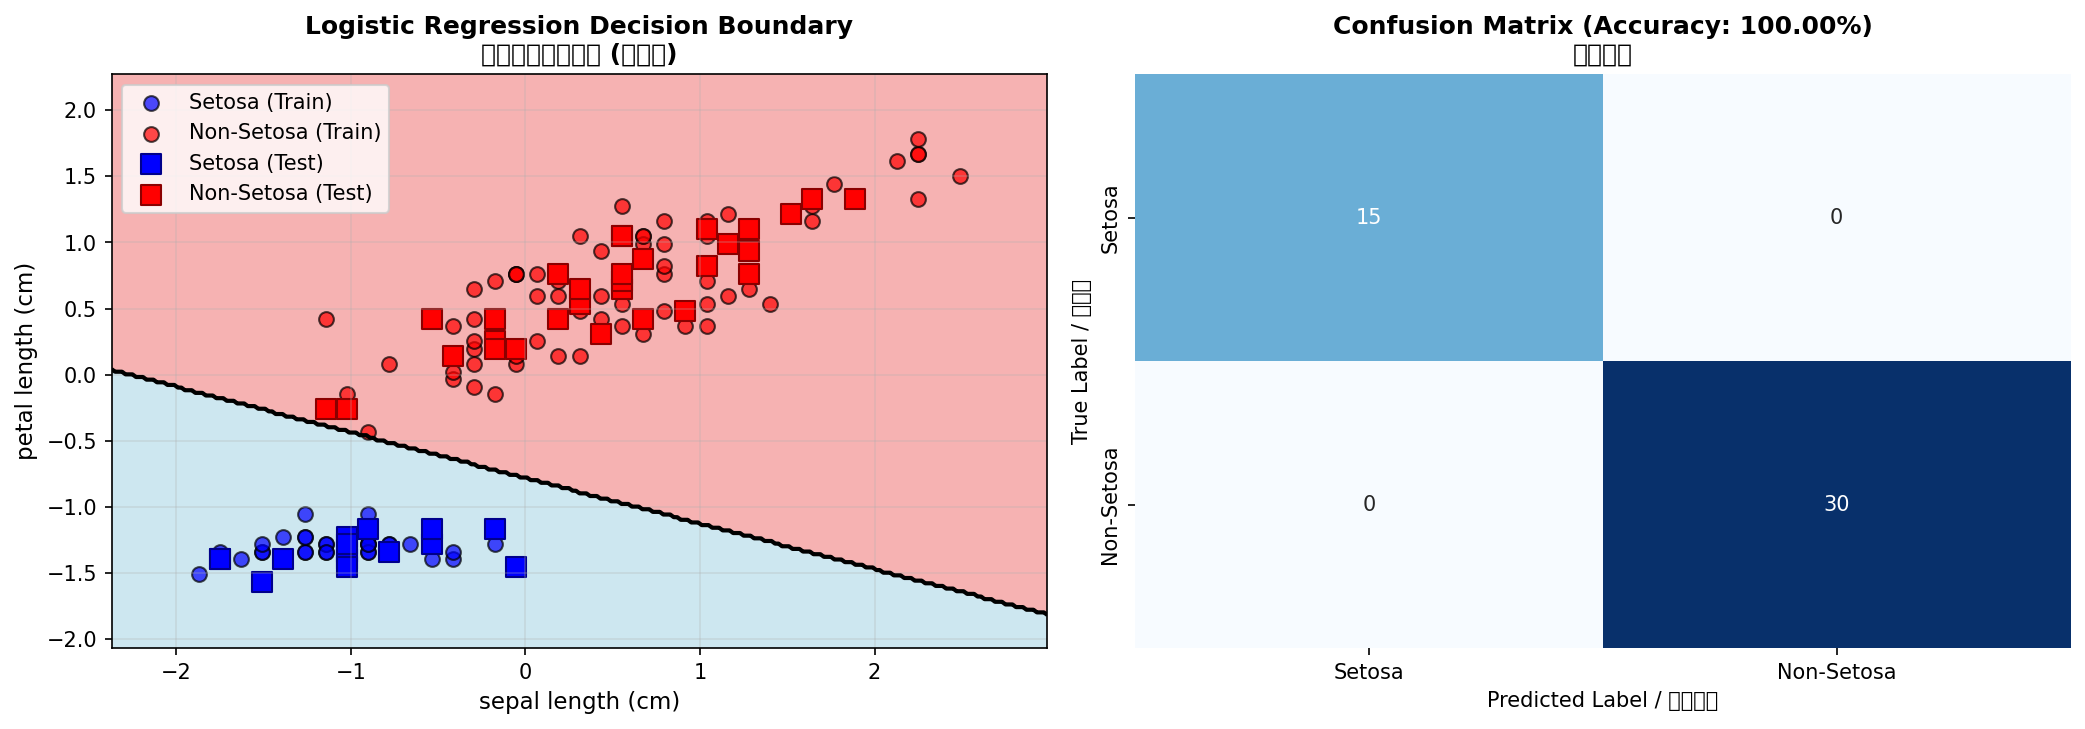

This figure's Python source:
"""
鸢尾花（Iris）数据集 - 二分类示例
===========================================
目标：区分 Setosa 和非 Setosa（二分类）
使用：逻辑回归（区分性模型）

区分性模型特点：
  - 直接学习决策边界 P(y|x)
  - 不需要对数据分布做假设
  - 专注分类边界的区分能力
"""

import numpy as np
import pandas as pd
import matplotlib.pyplot as plt
from sklearn.datasets import load_iris
from sklearn.model_selection import train_test_split
from sklearn.preprocessing import StandardScaler
from sklearn.linear_model import LogisticRegression
from sklearn.metrics import accuracy_score, confusion_matrix, classification_report
import seaborn as sns

# 设置中文字体
plt.rcParams['font.sans-serif'] = ['SimHei', 'DejaVu Sans']  # 使用黑体或默认字体
plt.rcParams['axes.unicode_minus'] = False  # 解决负号显示问题

# ==================== 1. 数据加载与准备 ====================
print("=" * 60)
print("鸢尾花二分类：区分 Setosa vs 非 Setosa")
print("=" * 60)

# 加载数据
iris = load_iris()
X = iris.data  # 特征：(150, 4)
y = iris.target  # 标签：0=Setosa, 1=Versicolor, 2=Virginica

# 转成二分类：Setosa(0) vs 非Setosa(1)
y_binary = (y != 0).astype(int)

print(f"\n原始数据shape: {X.shape}")
print(f"类别分布: {np.bincount(y_binary)}")
print(f"  - Setosa (0): {np.sum(y_binary == 0)}")
print(f"  - 非Setosa (1): {np.sum(y_binary == 1)}")

# ==================== 2. 特征选择与可视化 ====================
# 使用2个特征便于可视化：花萼长度(Sepal Length) 和 花瓣长度(Petal Length)
feature_indices = [0, 2]  # Sepal Length, Petal Length
X_2d = X[:, feature_indices]

print(f"\n选择特征：{iris.feature_names[feature_indices[0]]} 和 {iris.feature_names[feature_indices[1]]}")

# ==================== 3. 数据标准化 ====================
scaler = StandardScaler()
X_2d_scaled = scaler.fit_transform(X_2d)

# ==================== 4. 数据划分 ====================
X_train, X_test, y_train, y_test = train_test_split(
    X_2d_scaled, y_binary, test_size=0.3, random_state=42, stratify=y_binary
)

print(f"\n训练集大小: {X_train.shape[0]}")
print(f"测试集大小: {X_test.shape[0]}")

# ==================== 5. 训练逻辑回归模型 ====================
print("\n" + "=" * 60)
print("训练逻辑回归模型")
print("=" * 60)

model = LogisticRegression(random_state=42, max_iter=1000)
model.fit(X_train, y_train)

# 模型参数
print(f"\n模型参数:")
print(f"  - 权重 w: {model.coef_[0]}")
print(f"  - 截距 b: {model.intercept_[0]}")
print(f"  - 决策函数: P(Setosa|x) = σ(w·x + b)")

# ==================== 6. 预测与评估 ====================
y_pred_train = model.predict(X_train)
y_pred_test = model.predict(X_test)

train_acc = accuracy_score(y_train, y_pred_train)
test_acc = accuracy_score(y_test, y_pred_test)

print(f"\n性能评估:")
print(f"  - 训练集准确率: {train_acc:.4f}")
print(f"  - 测试集准确率: {test_acc:.4f}")

# 获取预测概率
y_pred_proba = model.predict_proba(X_test)
print(f"\n预测概率示例 (前5个样本):")
for i in range(min(5, len(y_test))):
    print(f"  样本{i}: P(Setosa)={y_pred_proba[i, 0]:.4f}, P(非Setosa)={y_pred_proba[i, 1]:.4f}, 真标签={y_test[i]}")

# 混淆矩阵
cm = confusion_matrix(y_test, y_pred_test)
print(f"\n混淆矩阵:")
print(cm)

# 分类报告
print(f"\n分类报告:")
print(classification_report(y_test, y_pred_test, target_names=['Setosa', 'Non-Setosa']))

# ==================== 7. 决策边界可视化 ====================
print("\n生成决策边界图...")

# 创建网格
h = 0.02  # 网格步长
x_min, x_max = X_2d_scaled[:, 0].min() - 0.5, X_2d_scaled[:, 0].max() + 0.5
y_min, y_max = X_2d_scaled[:, 1].min() - 0.5, X_2d_scaled[:, 1].max() + 0.5

xx, yy = np.meshgrid(np.arange(x_min, x_max, h),
                     np.arange(y_min, y_max, h))

# 预测网格上所有点的标签
Z = model.predict(np.c_[xx.ravel(), yy.ravel()])
Z = Z.reshape(xx.shape)

# 绘图
fig, axes = plt.subplots(1, 2, figsize=(14, 5))

# 左图：决策边界
ax = axes[0]
ax.contourf(xx, yy, Z, levels=np.linspace(0, 1, 3), colors=['lightblue', 'lightcoral'], alpha=0.6)
ax.contour(xx, yy, Z, levels=[0.5], colors='black', linewidths=2)  # 决策边界

# 绘制训练和测试点
ax.scatter(X_train[y_train == 0, 0], X_train[y_train == 0, 1], 
          c='blue', marker='o', label='Setosa (Train)', s=50, edgecolors='k', alpha=0.7)
ax.scatter(X_train[y_train == 1, 0], X_train[y_train == 1, 1], 
          c='red', marker='o', label='Non-Setosa (Train)', s=50, edgecolors='k', alpha=0.7)

ax.scatter(X_test[y_test == 0, 0], X_test[y_test == 0, 1], 
          c='blue', marker='s', label='Setosa (Test)', s=100, edgecolors='darkblue')
ax.scatter(X_test[y_test == 1, 0], X_test[y_test == 1, 1], 
          c='red', marker='s', label='Non-Setosa (Test)', s=100, edgecolors='darkred')

ax.set_xlabel(f"{iris.feature_names[feature_indices[0]]}", fontsize=11)
ax.set_ylabel(f"{iris.feature_names[feature_indices[1]]}", fontsize=11)
ax.set_title('Logistic Regression Decision Boundary\n逻辑回归决策边界 (二分类)', fontsize=12, fontweight='bold')
ax.legend(loc='best')
ax.grid(alpha=0.3)

# 右图：混淆矩阵热力图
ax = axes[1]
sns.heatmap(cm, annot=True, fmt='d', cmap='Blues', ax=ax, cbar=False,
           xticklabels=['Setosa', 'Non-Setosa'],
           yticklabels=['Setosa', 'Non-Setosa'])
ax.set_ylabel('True Label / 真标签')
ax.set_xlabel('Predicted Label / 预测标签')
ax.set_title(f'Confusion Matrix (Accuracy: {test_acc:.2%})\n混淆矩阵', fontsize=12, fontweight='bold')

plt.tight_layout()
plt.savefig('iris_binary_classification.png', dpi=150, bbox_inches='tight')
print("✓ 已保存：iris_binary_classification.png")
plt.show()

# ==================== 8. 预测概率的可视化 ====================
fig, ax = plt.subplots(figsize=(10, 6))

# 获取预测概率
y_pred_proba_all = model.predict_proba(X_2d_scaled)
proba_setosa = y_pred_proba_all[:, 0]

# 按真标签分组绘制
scatter = ax.scatter(X_2d_scaled[y_binary == 0, 0], 
                     X_2d_scaled[y_binary == 0, 1],
                     c=proba_setosa[y_binary == 0],
                     cmap='Blues', s=80, alpha=0.7, label='Setosa')

scatter = ax.scatter(X_2d_scaled[y_binary == 1, 0], 
                     X_2d_scaled[y_binary == 1, 1],
                     c=proba_setosa[y_binary == 1],
                     cmap='Reds', s=80, alpha=0.7, label='Non-Setosa')

ax.set_xlabel(iris.feature_names[feature_indices[0]], fontsize=11)
ax.set_ylabel(iris.feature_names[feature_indices[1]], fontsize=11)
ax.set_title('Prediction Probability P(Setosa|x)\n预测概率（颜色深度表示概率大小）', fontsize=12, fontweight='bold')
cbar = plt.colorbar(scatter, ax=ax)
cbar.set_label('P(Setosa) / 概率', fontsize=11)
ax.legend(loc='best')
ax.grid(alpha=0.3)

plt.tight_layout()
plt.savefig('iris_probability_heatmap.png', dpi=150, bbox_inches='tight')
print("✓ 已保存：iris_probability_heatmap.png")
plt.show()

print("\n" + "=" * 60)
print("完成！")
print("=" * 60)
